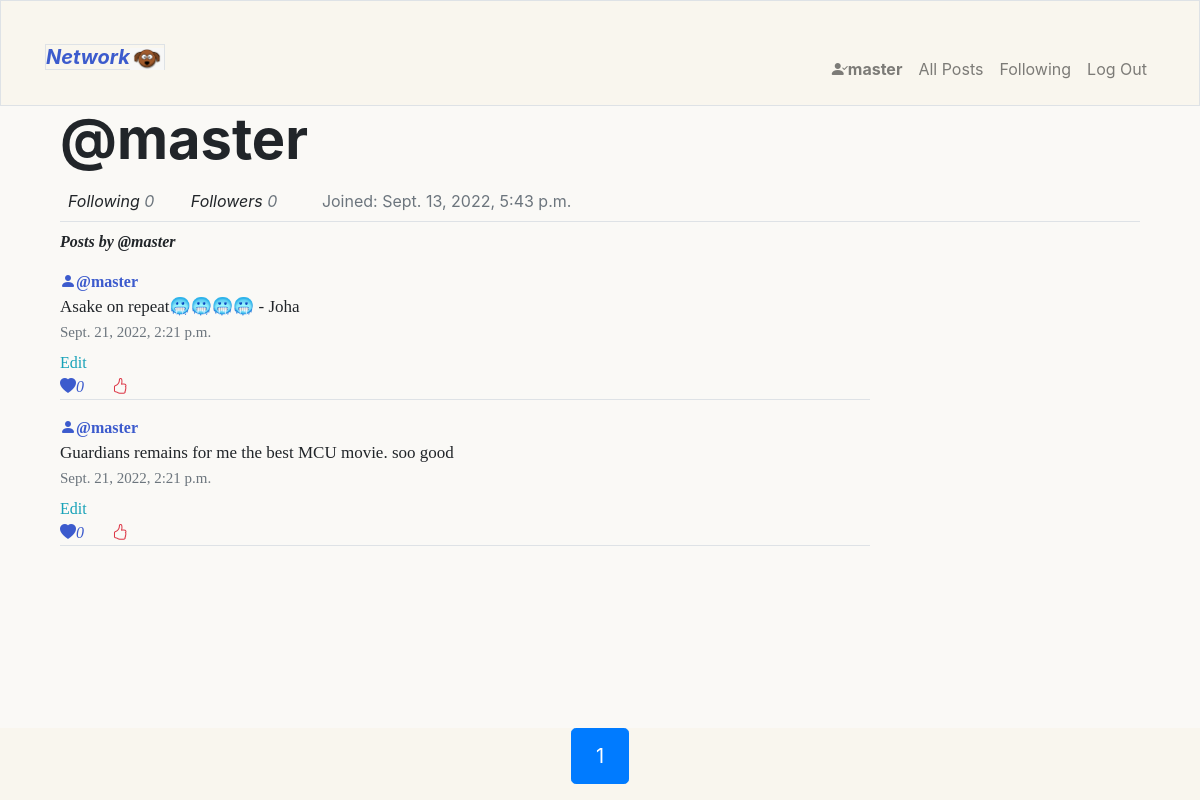
The page /profile/user1/page1 (signed in) on the database as committed earlier.
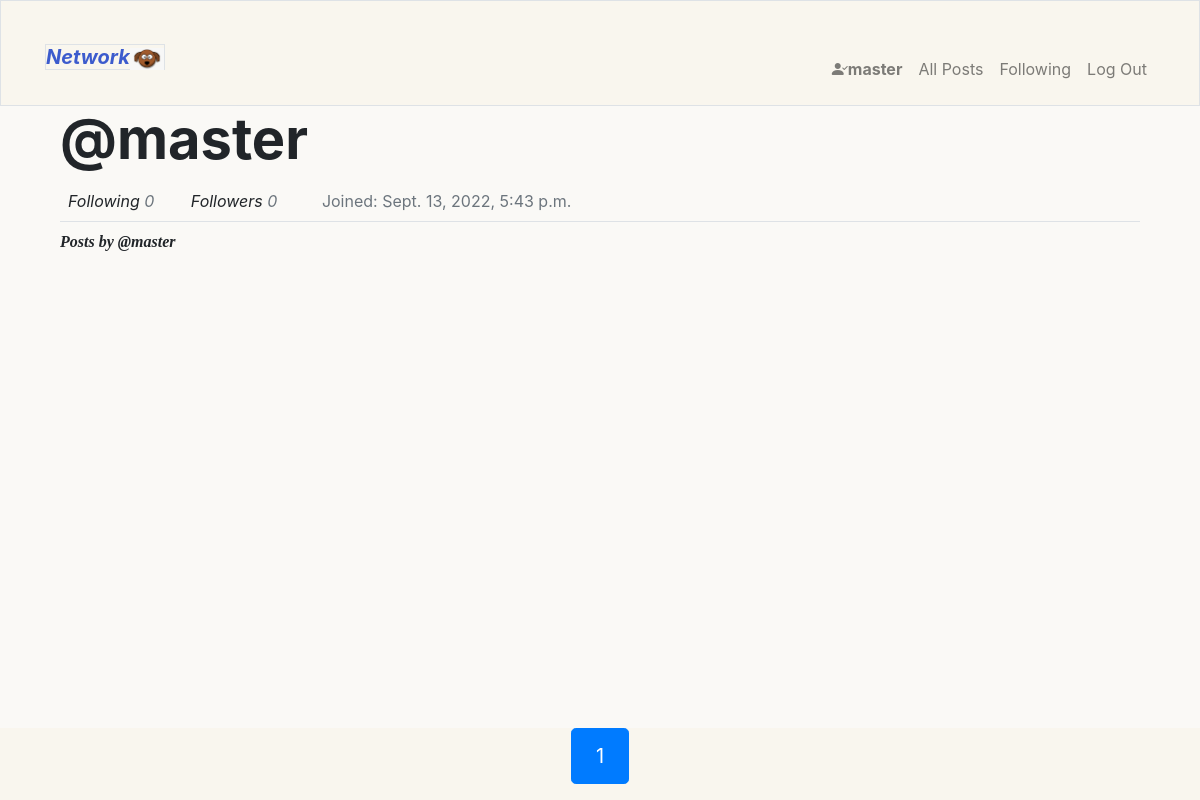
The same page on the database as committed later.
### network/models.py (models this page shows, shortened)
class Post(models.Model):
    content = models.CharField(max_length=200)
    likes = models.IntegerField(default=0)
    created = models.DateTimeField(auto_now_add=True)
    user = models.ForeignKey(User,on_delete=models.CASCADE,related_name="post_created")

class User(AbstractUser):
    followers_number = models.IntegerField(default=0)
    following_number = models.IntegerField(default=0)
    joined = models.DateField(auto_now=True)

### network/views.py (the view, shortened to what this page needs)
# urls.py: path("profile/user<int:id>/page<int:page_num>",views.profile,name="profile"),
@login_required
def profile(request,id,page_num):
    if not  request.user.is_authenticated:
        return render(request,"network/login.html",{
            "error":"Session expired ,Login again"
        })
    try:
        user_p = User.objects.get(pk=id)
        user_post = Post.objects.filter(user=user_p).order_by("-created")
        user_likes  = Likes.objects.filter(user=request.user)
        user_liked_post = [x.liked_posts for x in user_likes]
        pages = Paginator(user_post,10)
        current_pages = pages.get_page(page_num)
        return render(request,"network/profile.html",{
        "user_post":current_pages,
        "user_profile" : user_p,
        "liked_posts":user_liked_post
    })
    except User.DoesNotExist:
        return HttpResponseRedirect(reverse("index"))

### network/templates/network/profile.html (shortened to what this page needs)
{% extends 'network/layout.html' %}
{% block body %}
<div class="container ">
    <div class="border-bottom pb-2">
        <p class=""><span class= "display-4 font-weight-bolder">@{{user_profile.username}}</span> </p>
        <span class="mx-2 font-italic">Following <span class="text-muted">{{user_profile.user_following.count}}</span></span>
        <span class="mx-4 font-italic">Followers <span class="text-muted followers">{{user_profile.user_followers.count}}</span></span>
         <span class="mx-3 text-muted">Joined: {{user_profile.date_joined}}</span>
    </div>
    <div class = "mt-2 posts">
        <p class=""><strong class= "display-5 font-italic fw-bolder">Posts by @{{user_profile.username}}</strong> </p>
        {% for post in user_post %}
        <div class=" mt-3  border-bottom w-75">
            <a class=" " href=" {% url 'profile' post.user.id 1 %}"><i class="bi bi-person-fill  blue-color-tone"></i><strong class=" blue-color-tone">@{{ post.user.username }}</strong></a>
            <div id="post-{{post.id}}-div">
                <p class="post-content-{{post.id}} text-break post-content ">{{post.content|linebreaksbr}}</p>
                <p class="date text-muted ">{{post.created}}</p>
                {% if post.user == request.user %}
                    <a href="" class="edit-post  d-block text-info w-25" data-id="{{post.id}}">Edit</a>
                {% endif %}
            </div>
            {% if post  in liked_posts%}
                <a ><i class="bi bi-heart-fill blue-color-tone" id="like-{{post.id}}">{{post.likes}}</i>    <a href="" class="mx-4 text-danger like-btn" data-id ="{{post.id}}"  data-action="false"><i class="bi bi-hand-thumbs-up-fill"></i></a>
            {% else %}
                <a ><i class="bi bi-heart-fill blue-color-tone" id="like-{{post.id}}">{{post.likes}}</i>    <a href="" class="mx-4 text-danger like-btn" data-id ="{{post.id}}"  data-action="true"><i class="bi bi-hand-thumbs-up"></i></a>
            {% endif %}
        </div>
        {% endfor %}
    </div>
</div>
{% endblock body %}
{% block footer %}
<div class="">
    <nav aria-label="..." class= "fixed-bottom  d-flex justify-content-center ">
        <ul class="pagination pagination-lg">
          <li class="page-item active" aria-current="page">
            <span class="page-link">
              {{user_post.number}}
            </span>
          </li>
        </ul>
      </nav>
</div>
{% endblock footer %}

Rows that differ between the two databases and show on the page:
removed Post: user.username "master", content "Asake on repeat🥶🥶🥶🥶 - Joha", created "Sept. 21, 2022, 2:21 p.m.", likes "0"
removed Post: user.username "master", content "Guardians remains for me the best MCU movie. soo good", created "Sept. 21, 2022, 2:21 p.m.", likes "0"
